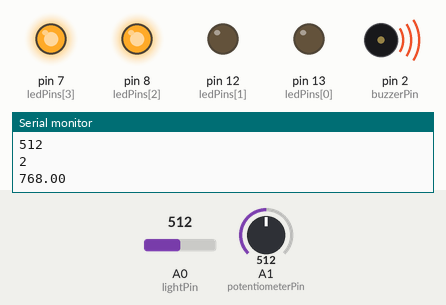
This sketch was run on a simulated Arduino Uno, built with avr-gcc and run on an emulated ATmega328P. Shown: output pins drawn as LEDs (lit = HIGH), buzzer (waves = sounding), the last lines printed to the serial monitor. The inputs (shaded band) are chosen by the test bench; at power-on: A0 (lightPin) = 512, A1 (potentiometerPin) = 512.

Above: at 1.2 s.
1.3 s: A0 (lightPin) set to 600
2.8 s: A0 (lightPin) set to 620
At 3.8 s:
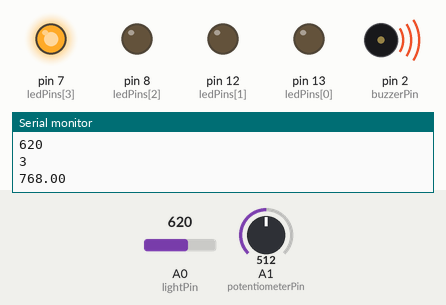
4.3 s: A1 (potentiometerPin) set to 0
At 5.5 s:
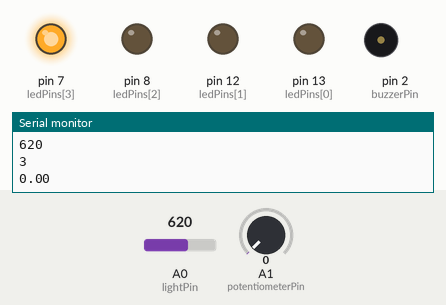
5.8 s: A0 (lightPin) set to 511
At 7.0 s:
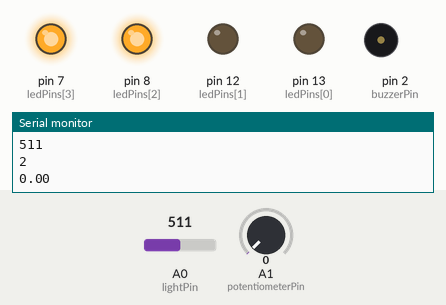
7.3 s: A0 (lightPin) set to 422
8.8 s: A0 (lightPin) set to 390
At 9.3 s:
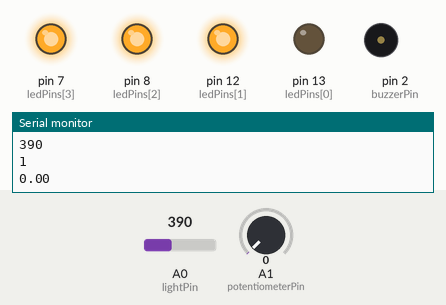
Timing chart, 0 to 11.3 s (numbered marks = the images above; inputs shaded):
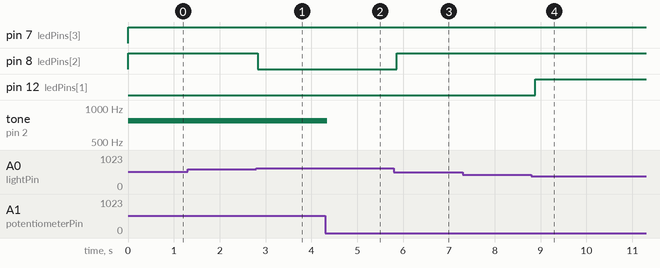

Measured:
- the behaviour switches between 611 and 612 on A0 (lightPin) (found by bisection; images 0 and 1)
- the behaviour switches between 408 and 407 on A0 (lightPin) (found by bisection; images 3 and 4)
- after the input at 2.8 s, pin 8 (ledPins[2]): HIGH → LOW at once
- after the input at 4.3 s, tone on pin 2 (buzzerPin): 768 Hz → silent after 0.05 s
- after the input at 5.8 s, pin 8 (ledPins[2]): LOW → HIGH after 0.06 s
- after the input at 8.8 s, pin 12 (ledPins[1]): LOW → HIGH after 0.09 s

The sketch:

hplewa2cs362lab5.ino
```cpp
/*
 * Hubert Plewa - 658280400
 * Lab 5 - Multiple inputs and outputs
 * Description -
 * Written for the UNO.
 * Requirements, 10k pot, photoresistor, passive buzzer, 4 LEDs
 * Using pins 13, 12, 8, 7 for the LEDs
 * Using pin 2 for the passive buzzer
 * Using Analog pin 0 for photoresistor input
 * Using Analog pin 1 for the 10k pot input
 *
 *         --- 3.3V
 * 10k pot --- A1
 *         --- Ground
 *
 * References - https://www.youtube.com/watch?v=PLRkk5dYxcs
 *            - http://playground.arduino.cc/Learning/PhotoResistor
 *            - http://learn.adafruit.com/photocells
 *
 */
/*

/* Simple test of the functionality of the photo resistor

Connect the photoresistor one leg to pin 0, and pin to +5V
Connect a resistor (around 10k is a good value, higher
values gives higher readings) from pin 0 to GND. (see appendix of arduino notebook page 37 for schematics).

----------------------------------------------------

           PhotoR     10K
 +5    o---/\/\/--.--/\/\/---o GND
                  |
 Pin 0 o-----------

----------------------------------------------------
*/

const int lightPin = A0;  //define a pin for Photo resistor
const int numLEDs = 4;
const int ledPins[numLEDs] = {13, 12, 8, 7};
const int photoResistorDivisor = 1024/(numLEDs+1);
const int potentiometerPin = A1;
const int buzzerPin = 2;

void setup()
{
    pinMode(lightPin, INPUT);
    int i;
    for(i = 0; i < numLEDs; i++){
      pinMode(ledPins[i], OUTPUT);
    }
    pinMode(potentiometerPin, INPUT);
    pinMode(buzzerPin, OUTPUT);
    Serial.begin(9600);  //Begin serial communcation
    //delay(1000);
}


int getLightLevel(int lightPin){
  int prval = analogRead(lightPin);
  int i = prval/photoResistorDivisor; //Reduce the photoresistor value 0-1023 to 0-4
  Serial.println(prval); //Write the value of the photoresistor to the serial monitor.
  Serial.println(i); //Write the value of the photoresistor to the serial monitor.
  //Serial.println();
  return i;
}

void activateLEDs(int lightLevel){
  int i;
  for(i = 0; i < numLEDs; i++){
    digitalWrite(ledPins[i], LOW);
  }
  for(i = numLEDs-1; i >= lightLevel; i--){
    digitalWrite(ledPins[i], HIGH);
  }
}

void activateBuzzer(){
  double pot = analogRead(potentiometerPin);
  pot = pot * 1.5; //adjust levels for the 3.3v potentiometer input
  Serial.println(pot);
  Serial.println();
  tone(buzzerPin, pot);
//  delay(100);
//  noTone(buzzerPin);
//  delay(100);
}
void loop()
{
  int lightLevel = getLightLevel(lightPin);
  activateLEDs(lightLevel);
  activateBuzzer();

  delay(100);

}
```
